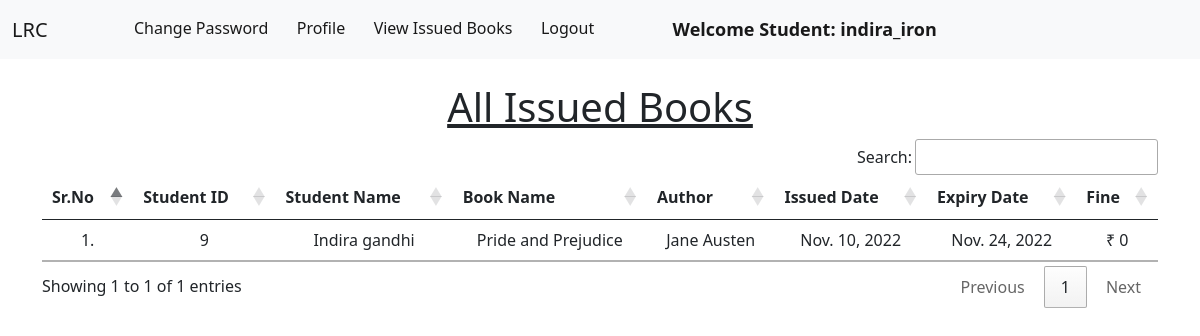
The app's page /student_issued_books/ (signed in) with its own data.
### library/models.py (models this page shows, shortened)
class Book(models.Model):
    name = models.CharField(max_length=200)
    author = models.CharField(max_length=200)
    isbn = models.PositiveIntegerField()
    category = models.CharField(max_length=50)

class IssuedBook(models.Model):
    student_id = models.CharField(max_length=100, blank=True)
    isbn = models.CharField(max_length=13)
    issued_date = models.DateField(auto_now=True)
    expiry_date = models.DateField(default=expiry)

### library/views.py (the view)
# urls.py: path("student_issued_books/", views.student_issued_books, name="student_issued_books"),
@login_required(login_url = '/student_login')
def student_issued_books(request):
    student = Student.objects.filter(user_id=request.user.id)
    issuedBooks = IssuedBook.objects.filter(student_id=student[0].user_id)
    li1 = []
    li2 = []
    for i in issuedBooks:
        books = Book.objects.filter(isbn=i.isbn)
        for book in books:
            t=(request.user.id, request.user.get_full_name, book.name,book.author)
            li1.append(t)
        days=(date.today()-i.issued_date)
        d=days.days
        fine=0
        if d>15:
            day=d-14
            fine=day*5
        t=(issuedBooks[0].issued_date, issuedBooks[0].expiry_date, fine)
        li2.append(t)
    return render(request,'student_issued_books.html',{'li1':li1, 'li2':li2})

### library/templates/student_issued_books.html (shortened to what this page needs)
{% extends 'student_navbar.html' %}
{% load static %}
{% block body %}
<div class="container mt-4">
    <h1 class="text-center"><u>All Issued Books</u></h1>
    <table class="table table-hover" id="example">
        <thead>
            <tr class="text-center">
                <th>Sr.No</th>
                <th>Student ID</th>
                <th>Student Name</th>
                <th>Book Name</th>
                <th>Author</th>
                <th>Issued Date</th>
                <th>Expiry Date</th>
                <th>Fine</th>
            </tr>
        </thead>
        <tbody>
            {% for i in li1 %}
            <tr class="text-center">
                <td>{{forloop.counter}}.</td>
                <td>{{i.0}}</td>
                <td>{{i.1}}</td>
                <td>{{i.2}}</td>
                <td>{{i.3}}</td>
                {% endfor %}
                {% for i in li2 %}
                <td>{{i.0}}</td>
                <td>{{i.1}}</td>
                <td>₹ {{i.2}}</td>
            </tr>
            {% endfor %}
        </tbody>
    </table>
    </div>
{% endblock %}

### library/templates/student_navbar.html (shortened to what this page needs)
<!doctype html>
<html lang="en">
  <head>
    <link href="https://cdn.jsdelivr.net/npm/bootstrap@5.1.0/dist/css/bootstrap.min.css" rel="stylesheet">
    <link rel="stylesheet" href="https://cdn.datatables.net/1.10.25/css/jquery.dataTables.min.css">
    <link rel="stylesheet" href="https://cdn.datatables.net/buttons/1.7.1/css/buttons.dataTables.min.css">
  </head>
  <body>
    <nav class="navbar navbar-expand-lg navbar-light bg-light sticky-top">
        <div class="container-fluid">
          <a class="navbar-brand" href="">LRC</a>
          <div class="collapse navbar-collapse" id="navbarSupportedContent">
            <ul class="navbar-nav me-auto mb-2 mb-lg-0">
              <li class="nav-item">
                <a class="nav-link active" aria-current="page" href="/change_password/">Change Password</a>
              </li>
              <li class="nav-item">
                <a class="nav-link active" aria-current="page" href="/profile/">Profile</a>
              </li>
              <li class="nav-item">
                <a class="nav-link active" aria-current="page" href="/student_issued_books/">View Issued Books</a>
              </li>
              <li class="nav-item">
                <a class="nav-link active" aria-current="page" href="/logout/">Logout</a>
              </li>
              <li class="nav-item">
                <a style="font-weight:600; font-family:'Segoe UI', Tahoma, Geneva, Verdana, sans-serif; font-size: large;" class="nav-link active" href="#">Welcome Student: {{request.user}}</a>
              </li>
            </ul>
          </div>
        </div>
      </nav>
      {% block body %}
      {% endblock %}
  </body>
</html>

### records on screen
Book: name "Pride and Prejudice", author "Jane Austen"
IssuedBook: issued_date "Nov. 10, 2022", expiry_date "Nov. 24, 2022"

### other values on screen
{{ request.user }} "indira_iron"
{{ i.0 }} "9"
{{ i.1 }} "Indira gandhi"
{{ i.2 }} "0"
